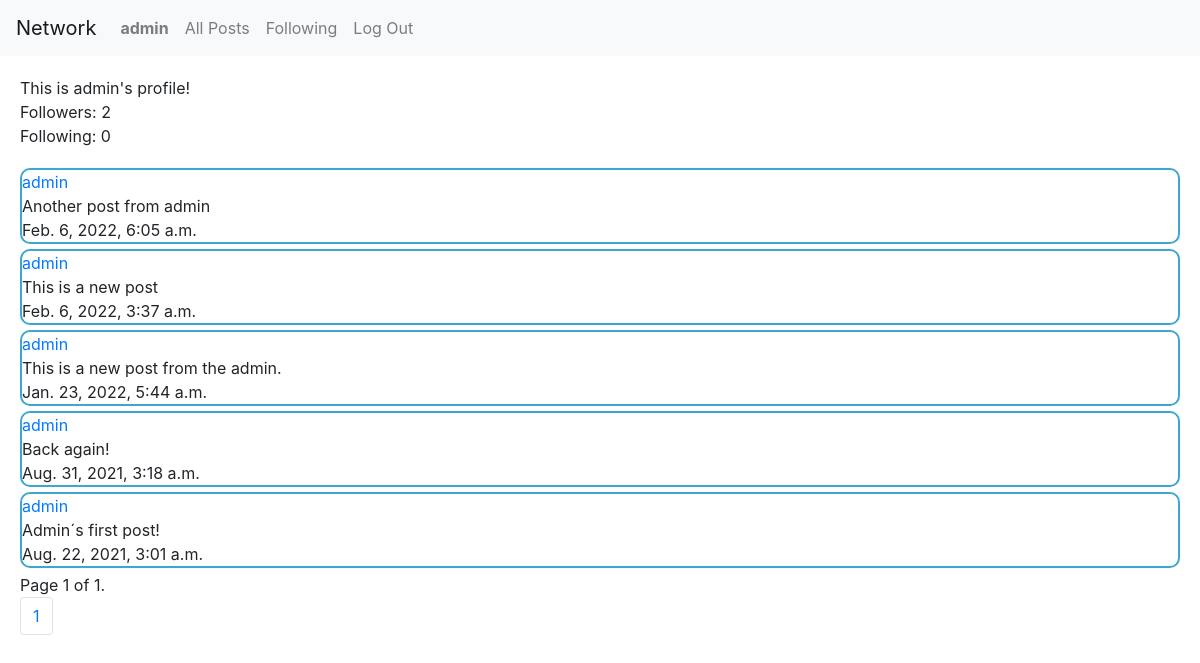
/user/admin (signed in), run on the app's committed database.
### network/models.py (models this page shows, shortened)
class User(AbstractUser):
    followers = models.ManyToManyField("self", blank=True, symmetrical=False, related_name="follower_users") #symmetrical=False to break the one on one relation
    following = models.ManyToManyField("self", blank=True, symmetrical=False, related_name="following_users") #probably it would be better to use an intermediary model

class Post(models.Model):
    user = models.ForeignKey(User, on_delete=CASCADE, related_name="user_posts", null=False)
    content = models.CharField(max_length = 100)
    timestamp = models.DateTimeField(auto_now_add=True, editable=True)
    likes = models.ManyToManyField(User, blank=True, null=True, related_name="post_likers")

### network/views.py (the view)
# urls.py: path("user/<str:username>", views.userPage, name="userPage"),
@login_required(login_url='login')
def userPage(request, username):
    reqUser = request.user
    user = User.objects.get(username=username)
    followers = user.followers.all()
    following = user.following.all()
    posts = user.user_posts.all()
    posts = posts.order_by("-timestamp").all()
    followBool = follows(reqUser, user)
    paginator = Paginator(posts, 10)
    page_number = request.GET.get('page')
    page_obj = paginator.get_page(page_number)
    return render(request, "network/userPage.html",{
        "followers": len(followers),
        "form":PostForm(),
        "following":len(following),
        "page_obj":page_obj,
        "userPage":user,
        "followBool":followBool,
    })

### network/views.py (called while the page is built)
def follows(follower,followed):
    return follower.following.filter(username=followed.username).exists()

### network/templates/network/userPage.html (shortened to what this page needs)
{% extends "network/layout.html" %}
{% load static %}
{% block body %}
    <div>
        <div>
            This is {{userPage}}'s profile!
        </div>
        <div>
            Followers: {{followers}}
            <br>
            Following: {{following}}
        </div>
    </div>
{% endblock %}

### network/templates/network/layout.html (shortened to what this page needs)
{% load static %}
<!DOCTYPE html>
<html lang="en">
    <head>
        <link rel="stylesheet" href="https://stackpath.bootstrapcdn.com/bootstrap/4.4.1/css/bootstrap.min.css">
        <link href="{% static 'network/styles.css' %}" rel="stylesheet">
    </head>
    <body>
        <nav class="navbar navbar-expand-lg navbar-light bg-light">
            <a class="navbar-brand" href="#">Network</a>
            <div>
              <ul class="navbar-nav mr-auto">
                {% if user.is_authenticated %}
                    <li class="nav-item">
                        <a class="nav-link" id="user-page" href="{% url 'userPage' user.username%}"><strong>{{ user.username }}</strong></a>
                    </li>
                {% endif %}
                <li class="nav-item">
                  <a class="nav-link"  id="all-posts" href="{% url 'index' %}">All Posts</a>
                </li>
                {% if user.is_authenticated %}
                    <li class="nav-item">
                        <a class="nav-link" href="{% url 'followingView' %}">Following</a>
                    </li>
                    <li class="nav-item">
                        <a class="nav-link" href="{% url 'logout' %}">Log Out</a>
                    </li>
                {% endif %}
              </ul>
            </div>
          </nav>
        <div class="body">
            {% block body %}
            {% endblock %}
            <div class="posts-view">
                {% for post in page_obj %}
                    <div class="post">
                        <a href="{% url 'userPage' post.user.username %}">{{post.user}}</a>
                        <br>
                        {{post.content}}
                        <br>
                        {{post.timestamp}}
                    </div>
                {% endfor %}
            </div>
            <div class="pagination">
                <span class="step-links">
                    <span class="current">
                        Page {{ page_obj.number }} of {{ page_obj.paginator.num_pages }}.
                    </span>
                </span>
            </div>
            <nav aria-label="Page navigation example">
                <ul class="pagination">
                    {% for x in page_obj.paginator.page_range %}
                        <li class="page-item"><a class="page-link" href="?page={{x}}">{{x}}</a></li>
                    {% endfor %}
                </ul>
            </nav>
        </div>
    </body>
</html>

### network/static/network/styles.css (style rules this page uses)
.body { margin: 20px; }
.posts-view { margin-top: 20px; }
.post { border: solid 2px rgba(14, 145, 197, 0.801); margin-top: 5px; margin-bottom: 5px; border-radius: 10px; }

### data on the page
User: username "admin"
Post: user "admin", content "Another post from admin", timestamp "Feb. 6, 2022, 6:05 a.m."
Post: user "admin", content "This is a new post", timestamp "Feb. 6, 2022, 3:37 a.m."
Post: user "admin", content "This is a new post from the admin.", timestamp "Jan. 23, 2022, 5:44 a.m."
Post: user "admin", content "Back again!", timestamp "Aug. 31, 2021, 3:18 a.m."
Post: user "admin", content "Admin´s first post!", timestamp "Aug. 22, 2021, 3:01 a.m."

### other printed values
{{ followers }} "2"
{{ following }} "0"
{{ page_obj.number }} "1"
{{ page_obj.paginator.num_pages }} "1"
{{ x }} "1"
